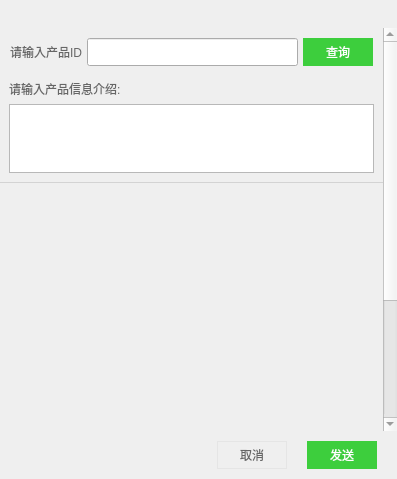
<?xml version="1.0" encoding="UTF-8"?>
<ui version="4.0">
 <class>AdvertInfoDialog</class>
 <widget class="QDialog" name="AdvertInfoDialog">
  <property name="geometry">
   <rect>
    <x>0</x>
    <y>0</y>
    <width>397</width>
    <height>479</height>
   </rect>
  </property>
  <property name="windowTitle">
   <string>Dialog</string>
  </property>
  <property name="styleSheet">
   <string notr="true">QWidget#dialogbg{
    border:1px solid #none;
    background: qlineargradient(x1: 0, y1: 0, x2: 0, y2: 1,
                                 stop: 0 #edeeef, stop: 1.0 #d4d7da);
}
QScrollArea{
	border:none;
	background:#00000000;
}
QWidget#center,#stackedWidget,#contentPage,#emptyPage
{
	border:none;
	background:#00000000;
}


QWidget{
    font-family:&quot;微软雅黑&quot;;
	color:#666666;
}

QWidget#spliteup,#splitedown
{
	border:1px solid  #D3D3D3;
}
QPushButton#pbClose{
	border:none;
	height:27px;
	width:30px;
	max-width:30px;
	min-width:30px;
	 
	max-height:27px;
	min-height:27px;

	background:#00000000;
	border-image: url(:/Images/close_normal.png); 
}
QPushButton#pbClose:hover{
	background:#F25561;
	border-image: url(:/Images/close_hover.png);  
}
QPushButton#pbClose:pressed{
	background:#E74450;
	border-image: url(:/Images/close_hover.png);  
}

QPushButton#pbSearch,#pbSend{
	border:none;
	height:23px;
	width:35px;
	color:#FFFFFF;
    background-color:#3DCE3D;
}
QPushButton#pbSearch:hover,#pbSend:hover{
	background-color:#38C738;
}
QPushButtonpbSearch:pressed,#pbSend:pressed{
	background-color:#2FB82F;
}

QPushButton#pbCancel{
    color:#666666;
    border:1px solid #E5E5E5;
}
QPushButton#pbCancel:hover{
    background-color:#f5f5f5;
}
QPushButton#pbCancel:pressed{
    background-color:#EBEBEB;
}

QLabel#producttag,#producttype
{
	border:none;
	color:#FFFFFF;;
	font-weight:bold;
	font-size:20px;
	
}

QWidget#tagbk{
	background-color: qlineargradient(spread:pad, x1:0, y1:0, x2:0, y2:1
                     stop: 0 #00000000,
					 stop: 1.0 #D0333333); 
}

</string>
  </property>
  <layout class="QVBoxLayout" name="verticalLayout_2">
   <property name="spacing">
    <number>0</number>
   </property>
   <property name="leftMargin">
    <number>0</number>
   </property>
   <property name="topMargin">
    <number>0</number>
   </property>
   <property name="rightMargin">
    <number>0</number>
   </property>
   <property name="bottomMargin">
    <number>0</number>
   </property>
   <item>
    <widget class="QWidget" name="dialogbg" native="true">
     <property name="styleSheet">
      <string notr="true"/>
     </property>
     <layout class="QVBoxLayout" name="verticalLayout_8">
      <property name="spacing">
       <number>0</number>
      </property>
      <property name="leftMargin">
       <number>0</number>
      </property>
      <property name="topMargin">
       <number>0</number>
      </property>
      <property name="rightMargin">
       <number>0</number>
      </property>
      <property name="bottomMargin">
       <number>0</number>
      </property>
      <item>
       <widget class="TitlebarWidget" name="titlebar" native="true">
        <property name="minimumSize">
         <size>
          <width>0</width>
          <height>28</height>
         </size>
        </property>
        <property name="maximumSize">
         <size>
          <width>16777215</width>
          <height>28</height>
         </size>
        </property>
       </widget>
      </item>
      <item>
       <widget class="QScrollArea" name="scrollArea">
        <property name="styleSheet">
         <string notr="true"/>
        </property>
        <property name="widgetResizable">
         <bool>true</bool>
        </property>
        <widget class="QWidget" name="center">
         <property name="geometry">
          <rect>
           <x>0</x>
           <y>0</y>
           <width>380</width>
           <height>602</height>
          </rect>
         </property>
         <property name="styleSheet">
          <string notr="true"/>
         </property>
         <layout class="QVBoxLayout" name="verticalLayout_3">
          <property name="spacing">
           <number>0</number>
          </property>
          <property name="leftMargin">
           <number>0</number>
          </property>
          <property name="topMargin">
           <number>0</number>
          </property>
          <property name="rightMargin">
           <number>0</number>
          </property>
          <property name="bottomMargin">
           <number>0</number>
          </property>
          <item>
           <widget class="QWidget" name="widget" native="true">
            <property name="maximumSize">
             <size>
              <width>16777215</width>
              <height>50</height>
             </size>
            </property>
            <layout class="QHBoxLayout" name="horizontalLayout_2">
             <property name="spacing">
              <number>5</number>
             </property>
             <property name="leftMargin">
              <number>10</number>
             </property>
             <property name="topMargin">
              <number>10</number>
             </property>
             <property name="rightMargin">
              <number>10</number>
             </property>
             <property name="bottomMargin">
              <number>5</number>
             </property>
             <item>
              <widget class="QLabel" name="label">
               <property name="minimumSize">
                <size>
                 <width>0</width>
                 <height>28</height>
                </size>
               </property>
               <property name="text">
                <string>请输入产品ID</string>
               </property>
              </widget>
             </item>
             <item>
              <widget class="QLineEdit" name="lineEdit_productId">
               <property name="minimumSize">
                <size>
                 <width>0</width>
                 <height>28</height>
                </size>
               </property>
              </widget>
             </item>
             <item>
              <widget class="QPushButton" name="pbSearch">
               <property name="minimumSize">
                <size>
                 <width>70</width>
                 <height>28</height>
                </size>
               </property>
               <property name="text">
                <string>查询</string>
               </property>
               <property name="flat">
                <bool>true</bool>
               </property>
              </widget>
             </item>
            </layout>
           </widget>
          </item>
          <item>
           <widget class="QStackedWidget" name="stackedWidget">
            <property name="styleSheet">
             <string notr="true"/>
            </property>
            <widget class="QWidget" name="contentPage">
             <layout class="QVBoxLayout" name="verticalLayout_9">
              <property name="spacing">
               <number>0</number>
              </property>
              <property name="leftMargin">
               <number>0</number>
              </property>
              <property name="topMargin">
               <number>0</number>
              </property>
              <property name="rightMargin">
               <number>0</number>
              </property>
              <property name="bottomMargin">
               <number>0</number>
              </property>
              <item>
               <widget class="QWidget" name="widget_productInfo" native="true">
                <property name="minimumSize">
                 <size>
                  <width>0</width>
                  <height>111</height>
                 </size>
                </property>
                <property name="maximumSize">
                 <size>
                  <width>16777215</width>
                  <height>111</height>
                 </size>
                </property>
                <layout class="QVBoxLayout" name="verticalLayout">
                 <item>
                  <widget class="QLabel" name="label_productInfo">
                   <property name="text">
                    <string>请输入产品信息介绍:</string>
                   </property>
                  </widget>
                 </item>
                 <item>
                  <widget class="QTextEdit" name="textEdit"/>
                 </item>
                </layout>
               </widget>
              </item>
              <item>
               <widget class="QWidget" name="spliteup" native="true">
                <property name="minimumSize">
                 <size>
                  <width>0</width>
                  <height>1</height>
                 </size>
                </property>
                <property name="maximumSize">
                 <size>
                  <width>16777215</width>
                  <height>1</height>
                 </size>
                </property>
               </widget>
              </item>
              <item>
               <widget class="QWidget" name="picbk" native="true">
                <property name="minimumSize">
                 <size>
                  <width>0</width>
                  <height>252</height>
                 </size>
                </property>
                <property name="maximumSize">
                 <size>
                  <width>16777215</width>
                  <height>252</height>
                 </size>
                </property>
                <widget class="QLabel" name="productpic">
                 <property name="geometry">
                  <rect>
                   <x>0</x>
                   <y>0</y>
                   <width>16</width>
                   <height>17</height>
                  </rect>
                 </property>
                 <property name="styleSheet">
                  <string notr="true"/>
                 </property>
                 <property name="text">
                  <string/>
                 </property>
                 <property name="scaledContents">
                  <bool>true</bool>
                 </property>
                </widget>
                <widget class="QWidget" name="tagbk" native="true">
                 <property name="geometry">
                  <rect>
                   <x>0</x>
                   <y>201</y>
                   <width>20</width>
                   <height>51</height>
                  </rect>
                 </property>
                 <property name="minimumSize">
                  <size>
                   <width>0</width>
                   <height>51</height>
                  </size>
                 </property>
                 <property name="maximumSize">
                  <size>
                   <width>16777215</width>
                   <height>51</height>
                  </size>
                 </property>
                 <property name="styleSheet">
                  <string notr="true"/>
                 </property>
                 <layout class="QHBoxLayout" name="horizontalLayout_4">
                  <property name="spacing">
                   <number>0</number>
                  </property>
                  <property name="leftMargin">
                   <number>20</number>
                  </property>
                  <property name="topMargin">
                   <number>0</number>
                  </property>
                  <property name="rightMargin">
                   <number>20</number>
                  </property>
                  <property name="bottomMargin">
                   <number>0</number>
                  </property>
                  <item>
                   <widget class="QLabel" name="producttype">
                    <property name="font">
                     <font>
                      <family>微软雅黑</family>
                      <pointsize>-1</pointsize>
                      <weight>75</weight>
                      <bold>true</bold>
                     </font>
                    </property>
                    <property name="text">
                     <string/>
                    </property>
                    <property name="alignment">
                     <set>Qt::AlignLeading|Qt::AlignLeft|Qt::AlignVCenter</set>
                    </property>
                    <property name="wordWrap">
                     <bool>true</bool>
                    </property>
                   </widget>
                  </item>
                  <item>
                   <widget class="QLabel" name="producttag">
                    <property name="font">
                     <font>
                      <family>微软雅黑</family>
                      <pointsize>-1</pointsize>
                      <weight>75</weight>
                      <bold>true</bold>
                     </font>
                    </property>
                    <property name="text">
                     <string/>
                    </property>
                    <property name="alignment">
                     <set>Qt::AlignRight|Qt::AlignTrailing|Qt::AlignVCenter</set>
                    </property>
                    <property name="wordWrap">
                     <bool>true</bool>
                    </property>
                   </widget>
                  </item>
                 </layout>
                </widget>
               </widget>
              </item>
              <item>
               <widget class="QWidget" name="widget_3" native="true">
                <layout class="QVBoxLayout" name="verticalLayout_11">
                 <property name="spacing">
                  <number>0</number>
                 </property>
                 <property name="leftMargin">
                  <number>0</number>
                 </property>
                 <property name="topMargin">
                  <number>0</number>
                 </property>
                 <property name="rightMargin">
                  <number>0</number>
                 </property>
                 <property name="bottomMargin">
                  <number>0</number>
                 </property>
                 <item>
                  <widget class="QLabel" name="label_title">
                   <property name="minimumSize">
                    <size>
                     <width>0</width>
                     <height>100</height>
                    </size>
                   </property>
                   <property name="maximumSize">
                    <size>
                     <width>16777215</width>
                     <height>100</height>
                    </size>
                   </property>
                   <property name="text">
                    <string/>
                   </property>
                   <property name="alignment">
                    <set>Qt::AlignLeading|Qt::AlignLeft|Qt::AlignVCenter</set>
                   </property>
                  </widget>
                 </item>
                </layout>
               </widget>
              </item>
              <item>
               <widget class="QWidget" name="widget_4" native="true">
                <property name="maximumSize">
                 <size>
                  <width>16777215</width>
                  <height>16777215</height>
                 </size>
                </property>
                <layout class="QHBoxLayout" name="horizontalLayout_3">
                 <property name="spacing">
                  <number>0</number>
                 </property>
                 <property name="leftMargin">
                  <number>20</number>
                 </property>
                 <property name="topMargin">
                  <number>10</number>
                 </property>
                 <property name="rightMargin">
                  <number>0</number>
                 </property>
                 <property name="bottomMargin">
                  <number>10</number>
                 </property>
                 <item>
                  <widget class="QWidget" name="widget_5" native="true">
                   <property name="maximumSize">
                    <size>
                     <width>70</width>
                     <height>16777215</height>
                    </size>
                   </property>
                   <layout class="QVBoxLayout" name="verticalLayout_4">
                    <property name="spacing">
                     <number>0</number>
                    </property>
                    <property name="leftMargin">
                     <number>0</number>
                    </property>
                    <property name="topMargin">
                     <number>0</number>
                    </property>
                    <property name="rightMargin">
                     <number>0</number>
                    </property>
                    <property name="bottomMargin">
                     <number>0</number>
                    </property>
                    <item>
                     <widget class="QLabel" name="label_markprice_title">
                      <property name="minimumSize">
                       <size>
                        <width>0</width>
                        <height>28</height>
                       </size>
                      </property>
                      <property name="text">
                       <string/>
                      </property>
                      <property name="alignment">
                       <set>Qt::AlignLeading|Qt::AlignLeft|Qt::AlignVCenter</set>
                      </property>
                     </widget>
                    </item>
                    <item>
                     <widget class="QLabel" name="label_qunarprice_title">
                      <property name="minimumSize">
                       <size>
                        <width>0</width>
                        <height>28</height>
                       </size>
                      </property>
                      <property name="text">
                       <string/>
                      </property>
                      <property name="alignment">
                       <set>Qt::AlignLeading|Qt::AlignLeft|Qt::AlignVCenter</set>
                      </property>
                     </widget>
                    </item>
                   </layout>
                  </widget>
                 </item>
                 <item>
                  <widget class="QWidget" name="widget_6" native="true">
                   <layout class="QVBoxLayout" name="verticalLayout_5">
                    <property name="spacing">
                     <number>0</number>
                    </property>
                    <property name="leftMargin">
                     <number>15</number>
                    </property>
                    <property name="topMargin">
                     <number>0</number>
                    </property>
                    <property name="rightMargin">
                     <number>0</number>
                    </property>
                    <property name="bottomMargin">
                     <number>0</number>
                    </property>
                    <item>
                     <widget class="QLabel" name="label_markprice">
                      <property name="text">
                       <string/>
                      </property>
                      <property name="wordWrap">
                       <bool>false</bool>
                      </property>
                     </widget>
                    </item>
                    <item>
                     <widget class="QLabel" name="label_qunarprice">
                      <property name="text">
                       <string/>
                      </property>
                     </widget>
                    </item>
                   </layout>
                  </widget>
                 </item>
                </layout>
               </widget>
              </item>
             </layout>
            </widget>
            <widget class="QWidget" name="emptyPage">
             <layout class="QVBoxLayout" name="verticalLayout_7">
              <property name="spacing">
               <number>20</number>
              </property>
              <property name="leftMargin">
               <number>89</number>
              </property>
              <property name="topMargin">
               <number>50</number>
              </property>
              <property name="rightMargin">
               <number>89</number>
              </property>
              <property name="bottomMargin">
               <number>0</number>
              </property>
              <item>
               <widget class="QLabel" name="label_emptyimg">
                <property name="minimumSize">
                 <size>
                  <width>200</width>
                  <height>200</height>
                 </size>
                </property>
                <property name="maximumSize">
                 <size>
                  <width>200</width>
                  <height>200</height>
                 </size>
                </property>
                <property name="pixmap">
                 <pixmap resource="localman.qrc">:/Images/no_session_selected_background.png</pixmap>
                </property>
                <property name="scaledContents">
                 <bool>true</bool>
                </property>
                <property name="alignment">
                 <set>Qt::AlignCenter</set>
                </property>
               </widget>
              </item>
              <item>
               <widget class="QLabel" name="label_emptytext">
                <property name="text">
                 <string>搜索一个产品吧~</string>
                </property>
                <property name="alignment">
                 <set>Qt::AlignHCenter|Qt::AlignTop</set>
                </property>
               </widget>
              </item>
              <item>
               <spacer name="verticalSpacer_2">
                <property name="orientation">
                 <enum>Qt::Vertical</enum>
                </property>
                <property name="sizeHint" stdset="0">
                 <size>
                  <width>20</width>
                  <height>40</height>
                 </size>
                </property>
               </spacer>
              </item>
             </layout>
            </widget>
           </widget>
          </item>
          <item>
           <widget class="QWidget" name="splitedown" native="true">
            <property name="minimumSize">
             <size>
              <width>0</width>
              <height>1</height>
             </size>
            </property>
            <property name="maximumSize">
             <size>
              <width>16777215</width>
              <height>1</height>
             </size>
            </property>
           </widget>
          </item>
         </layout>
        </widget>
       </widget>
      </item>
      <item>
       <widget class="QWidget" name="bottompannel" native="true">
        <property name="maximumSize">
         <size>
          <width>16777215</width>
          <height>50</height>
         </size>
        </property>
        <layout class="QHBoxLayout" name="horizontalLayout">
         <property name="spacing">
          <number>20</number>
         </property>
         <property name="leftMargin">
          <number>0</number>
         </property>
         <property name="topMargin">
          <number>10</number>
         </property>
         <property name="rightMargin">
          <number>20</number>
         </property>
         <property name="bottomMargin">
          <number>10</number>
         </property>
         <item>
          <spacer name="horizontalSpacer">
           <property name="orientation">
            <enum>Qt::Horizontal</enum>
           </property>
           <property name="sizeHint" stdset="0">
            <size>
             <width>175</width>
             <height>20</height>
            </size>
           </property>
          </spacer>
         </item>
         <item>
          <widget class="QPushButton" name="pbCancel">
           <property name="minimumSize">
            <size>
             <width>70</width>
             <height>28</height>
            </size>
           </property>
           <property name="maximumSize">
            <size>
             <width>70</width>
             <height>28</height>
            </size>
           </property>
           <property name="text">
            <string>取消</string>
           </property>
           <property name="flat">
            <bool>true</bool>
           </property>
          </widget>
         </item>
         <item>
          <widget class="QPushButton" name="pbSend">
           <property name="minimumSize">
            <size>
             <width>70</width>
             <height>28</height>
            </size>
           </property>
           <property name="maximumSize">
            <size>
             <width>70</width>
             <height>28</height>
            </size>
           </property>
           <property name="text">
            <string>发送</string>
           </property>
           <property name="flat">
            <bool>true</bool>
           </property>
          </widget>
         </item>
        </layout>
       </widget>
      </item>
     </layout>
    </widget>
   </item>
  </layout>
 </widget>
 <customwidgets>
  <customwidget>
   <class>TitlebarWidget</class>
   <extends>QWidget</extends>
   <header>TitlebarWidget.h</header>
   <container>1</container>
  </customwidget>
 </customwidgets>
 <resources>
  <include location="localman.qrc"/>
 </resources>
 <connections/>
</ui>
